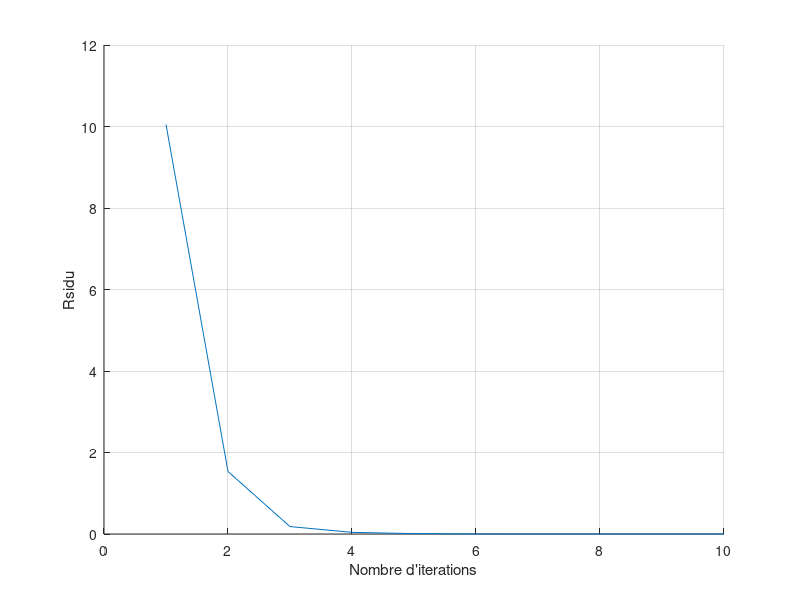
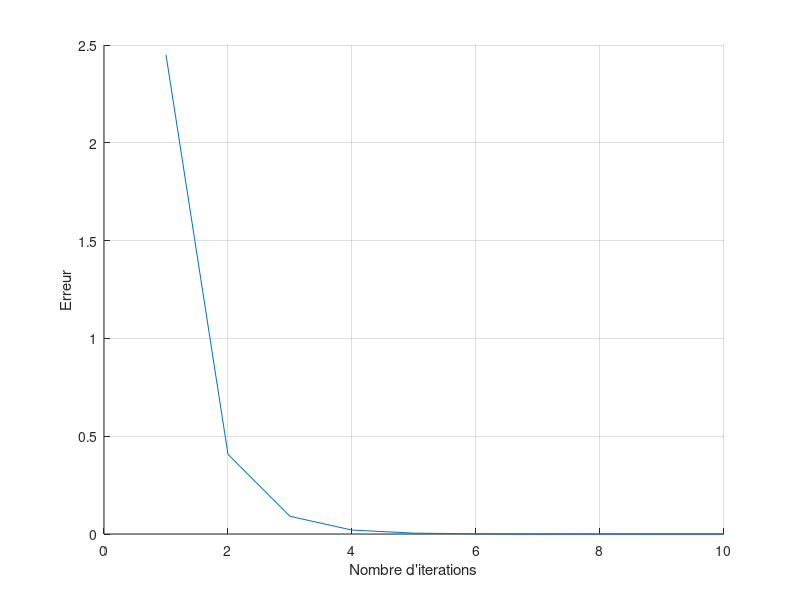

Reproduce these figures in MATLAB, in order.
% Resolution de systemes lineaires - Methode de Gauss Seidel

% Matrice et second membre
A = [ 3 -1 0 ; -1 3 -1 ; 0 -1 3 ];

B = [ 7 ; -6 ; 4 ];

% Solution exacte
X = A\B;

% Nombre d'itrations
nit = 10;

% Matrices M et N pour la methode de Gauss Seidel
D = diag( diag (A) );
E = tril(A) - D;
F = triu(A) - D;
M = D + E;
N = M - A;

% 1re approximation de la solution
XJ = [ 0 ; 0 ; 0 ];

% Erreur et residu
R = zeros(1,nit);
Err = zeros(1,nit);

% Iterations de Gauss-Seidel
for i = 1:10
   
    disp (['*** Iteration de Gauss-Seidel ',num2str(i)]); 
    
    % Calcul du residu
    disp ('Residu');
    RIt = norm ( B - A*XJ )
    R(i) = RIt;
    
    % Calcul de l'erreur
    disp ('Erreur');
    ErrIt = norm ( X - XJ )
    Err(i) = ErrIt;
    
    % Nouvelle approximation par la formule de Jacobi
    disp ('Approximation de la solution');
    XJ = M\(N*XJ+B)
    
end

% Affiche l'volution de l'erreur et du rsidu

figure, hold on, grid on;
plot(R);
xlabel('Nombre d''iterations');
ylabel('Rsidu');

figure, hold on, grid on;
plot(Err);
xlabel('Nombre d''iterations');
ylabel('Erreur');
